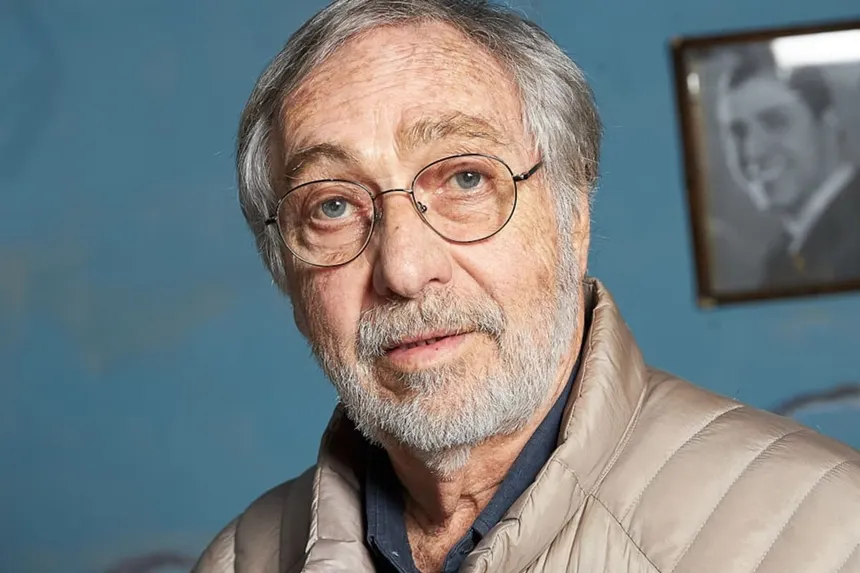
#> input picture images-figma/luis-brandoni.webp, 860 x 573 px, given in place of WhatsApp Image 2026-05-17 at 8.32.32 PM.jpeg, which was not available
$ python process-figma-images.py
#> lines starting #> are read from the running program, lines starting #| are printed output that depends on the picture; pictures that were not available may be replaced by others from this repository, and a replacement may not be noted
#> further down, logo is the input picture: PIL image 860x573 RGB; mean R, G, B 120.4, 126, 127.4
#!/usr/bin/env python3
"""Process Figma-exported images into clean app assets.
- Flood-fill background removal (from image borders, so enclosed regions survive)
- Badge sheet cropping (2x2 and 1x3 grids)
- Circular avatar masking
- Logo white->transparent
"""
from PIL import Image, ImageDraw, ImageFilter
from collections import deque
import os, sys

SRC = '/home/mint/Documentos/repositorios/figma/images-figma'
OUT = '/home/mint/Documentos/repositorios/figma/src/assets/img'
os.makedirs(OUT, exist_ok=True)

def dist2(a, b):
    return (a[0]-b[0])**2 + (a[1]-b[1])**2 + (a[2]-b[2])**2

def flood_transparent(im, key=None, tol=40, feather=True):
    """Remove the border-connected background (color ~key) -> alpha 0."""
#> called with key = (255, 255, 255), tol = 40, feather = True
    im = im.convert('RGBA')
    w, h = im.size
#> w = 860; h = 573
    px = im.load()
    if key is None:  # sample the 4 corners, use average
        cs = [px[0,0], px[w-1,0], px[0,h-1], px[w-1,h-1]]
        key = tuple(sum(c[i] for c in cs)//4 for i in range(3))
    tol2 = tol*tol
    seen = bytearray(w*h)
    q = deque()
    for x in range(w):
        for y in (0, h-1):
            if dist2(px[x,y], key) < tol2 and not seen[y*w+x]:
                seen[y*w+x] = 1; q.append((x,y))
    for y in range(h):
        for x in (0, w-1):
            if dist2(px[x,y], key) < tol2 and not seen[y*w+x]:
                seen[y*w+x] = 1; q.append((x,y))
    while q:
        x, y = q.popleft()
        px[x,y] = (0,0,0,0)
        for nx, ny in ((x+1,y),(x-1,y),(x,y+1),(x,y-1)):
            if 0 <= nx < w and 0 <= ny < h and not seen[ny*w+nx]:
                if dist2(px[nx,ny], key) < tol2:
                    seen[ny*w+nx] = 1; q.append((nx,ny))
    if feather:  # soften the cut edge slightly
        alpha = im.getchannel('A').filter(ImageFilter.GaussianBlur(0.8))
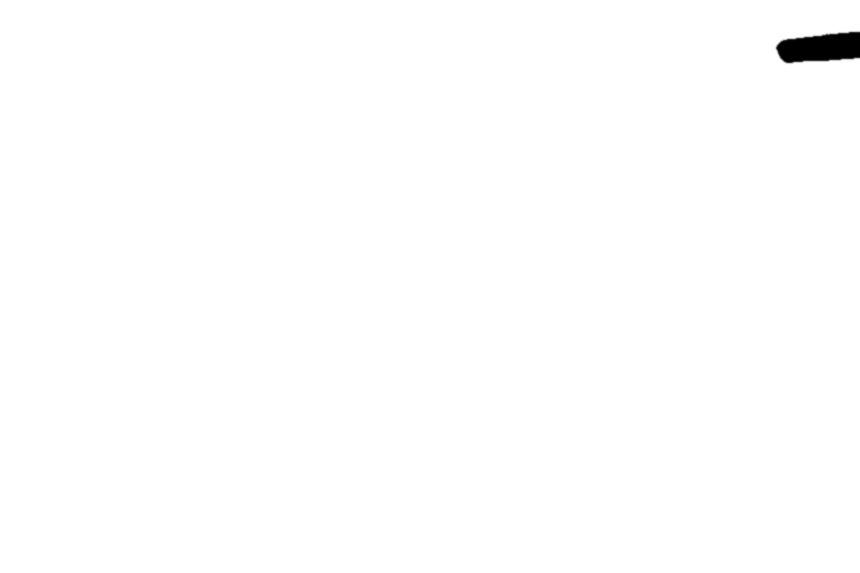
#> alpha: PIL image 860x573 L; min 0, max 255, mean 254
        im.putalpha(alpha)
    return im

def trim(im, pad=6):
#> called with pad = 6
    bbox = im.getchannel('A').getbbox()
#> bbox = (0, 0, 860, 573)
    if bbox:
        l, t, r, b = bbox
#> l = 0; t = 0; r = 860; b = 573
        w, h = im.size
#> w = 860; h = 573
        im = im.crop((max(0,l-pad), max(0,t-pad), min(w,r+pad), min(h,b+pad)))
    return im

def save_png(im, name, maxside=None):
#> called with name = 'logo-simple.png', maxside = 700
    if maxside and max(im.size) > maxside:
        im.thumbnail((maxside, maxside), Image.LANCZOS)
#> im: PIL image 700x466 RGBA
    im.save(os.path.join(OUT, name), 'PNG', optimize=True)
    print('wrote', name, im.size)
#| wrote logo-simple.png (700, 466)

def save_jpg(im, name, maxw=None, q=85):
    if maxw and im.width > maxw:
        im = im.resize((maxw, round(im.height*maxw/im.width)), Image.LANCZOS)
    im.convert('RGB').save(os.path.join(OUT, name), 'JPEG', quality=q, optimize=True)
    print('wrote', name, im.size)

def circle_avatar(path, name, size=256):
    im = Image.open(path).convert('RGB')
    w, h = im.size
    s = min(w, h)
    im = im.crop(((w-s)//2, (h-s)//2, (w+s)//2, (h+s)//2)).resize((size, size), Image.LANCZOS)
    mask = Image.new('L', (size*4, size*4), 0)
    ImageDraw.Draw(mask).ellipse((0, 0, size*4-1, size*4-1), fill=255)
    mask = mask.resize((size, size), Image.LANCZOS)
    out = im.convert('RGBA'); out.putalpha(mask)
    save_png(out, name)

# ---- 1. Logo: white -> transparent
logo = Image.open(f'{SRC}/Logo +Simple/WhatsApp Image 2026-05-17 at 8.32.32 PM.jpeg')
save_png(trim(flood_transparent(logo, key=(255,255,255), tol=40)), 'logo-simple.png', maxside=700)

# ---- 2. Mapa: keep photo, shrink
mapa = Image.open(f'{SRC}/Mapa de pantalla 1/WhatsApp Image 2026-05-17 at 9.06.47 PM.jpeg')
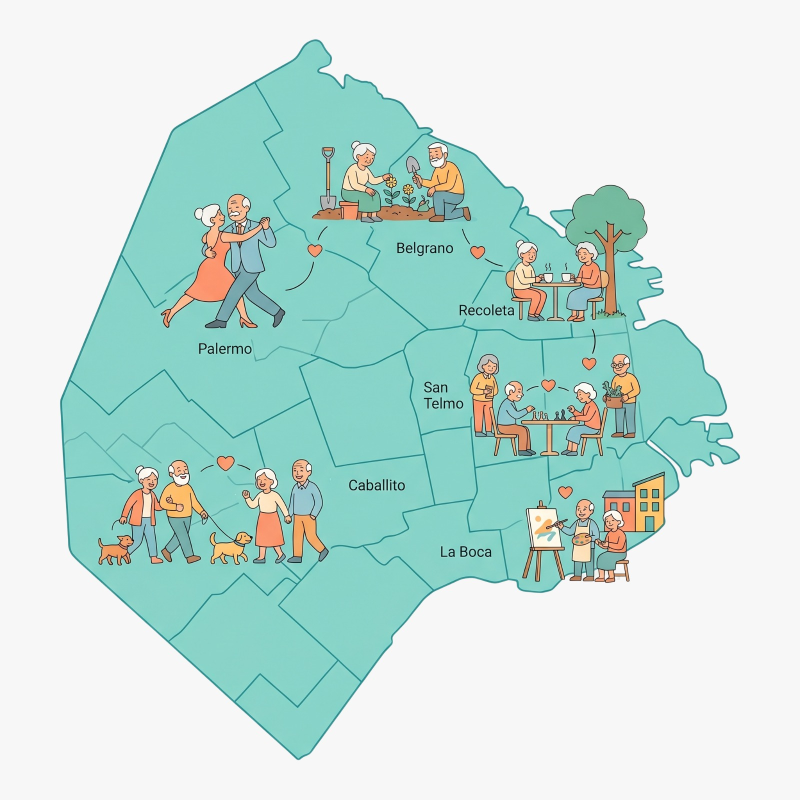
#> input picture images-figma/Mapa de pantalla 1/WhatsApp Image 2026-05-17 at 9.06.47 PM.jpeg, 1600 x 1600 px, found by its file name (shown at 1/2 size)
#> mapa is the input picture: PIL image 1600x1600 RGB; mean R, G, B 198.1, 225, 219.2
save_jpg(mapa, 'mapa-ba.jpg', maxw=1000)
#| wrote mapa-ba.jpg (1000, 1000)

# ---- 3. Home section photos
home = f'{SRC}/Fotos Secciones HOME '
save_jpg(Image.open(f'{home}/WhatsApp Image 2026-07-14 at 8.41.43 PM (1).jpeg'), 'home-empleo.jpg', maxw=640)
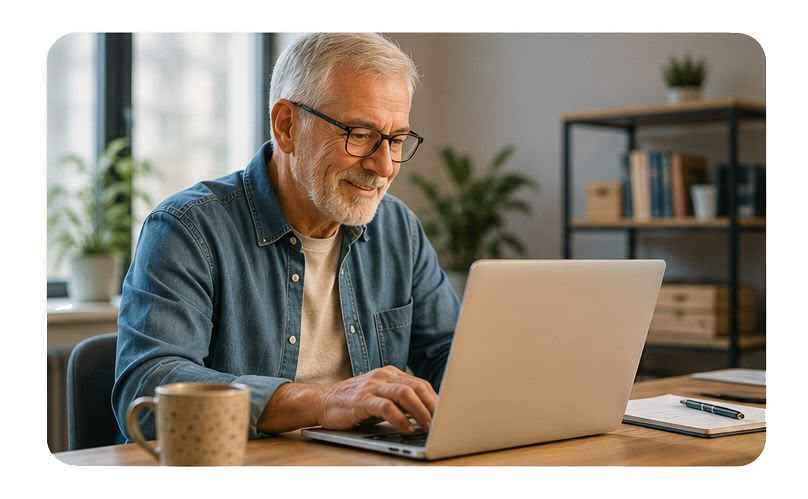
#> input picture images-figma/Fotos Secciones HOME /WhatsApp Image 2026-07-14 at 8.41.43 PM (1).jpeg, 808 x 499 px, found by its file name
#| wrote home-empleo.jpg (640, 395)
save_jpg(Image.open(f'{home}/WhatsApp Image 2026-07-14 at 8.41.43 PM (2).jpeg'), 'home-descuentos.jpg', maxw=640)
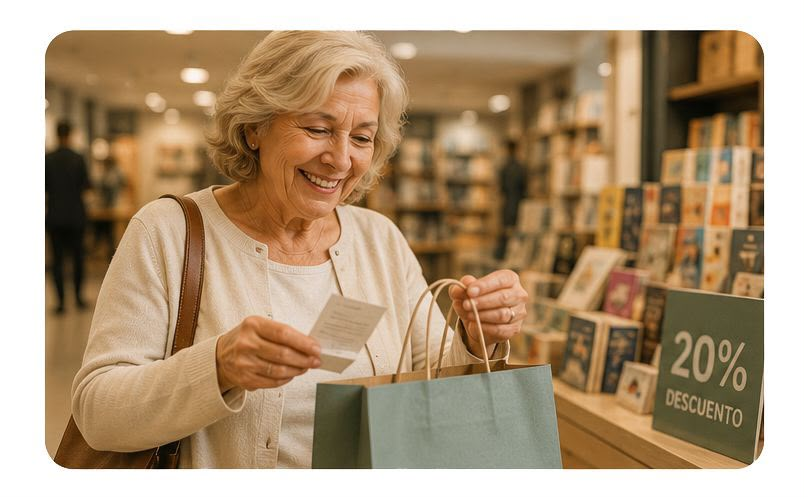
#> input picture images-figma/Fotos Secciones HOME /WhatsApp Image 2026-07-14 at 8.41.43 PM (2).jpeg, 808 x 499 px, found by its file name
#| wrote home-descuentos.jpg (640, 395)
save_jpg(Image.open(f'{home}/WhatsApp Image 2026-07-14 at 8.41.43 PM (3).jpeg'), 'home-foro.jpg', maxw=640)
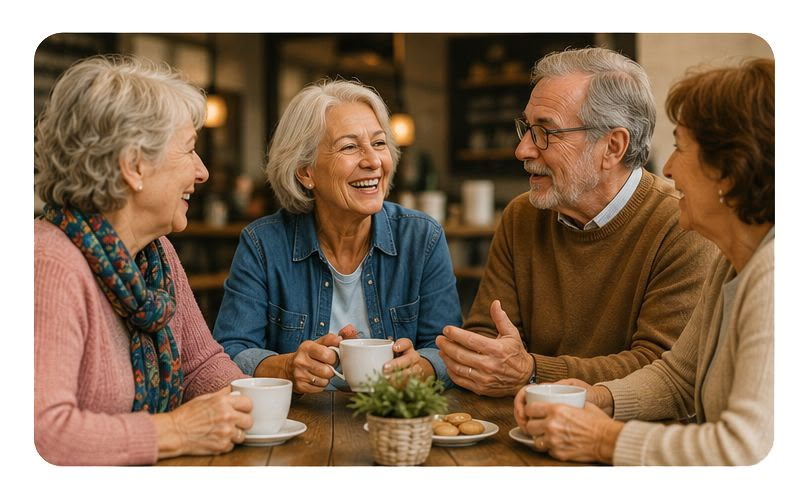
#> input picture images-figma/Fotos Secciones HOME /WhatsApp Image 2026-07-14 at 8.41.43 PM (3).jpeg, 808 x 499 px, found by its file name
#| wrote home-foro.jpg (640, 395)
#| wrote home-actividades.jpg (640, 395)
save_jpg(Image.open(f'{home}/WhatsApp Image 2026-07-14 at 8.41.43 PM (4).jpeg'), 'home-actividades.jpg', maxw=640)

# ---- 4. ARIEL: black bg -> transparent
ariel = Image.open(f'{SRC}/ICONO CHAT IA/WhatsApp Image 2026-07-14 at 8.46.01 PM.jpeg')
#> ariel is the input picture: PIL image 808x499 RGB; mean R, G, B 144.5, 122.5, 102.5
save_png(trim(flood_transparent(ariel, key=(0,0,0), tol=55)), 'ariel.png', maxside=512)
#> in flood_transparent (call 2), `alpha = im.getchannel('A').filter(ImageFilter.GaussianBlur(0.8))`: alpha: PIL image 808x499 L; every value is 255
#| wrote ariel.png (512, 316)

# ---- 5. Actividades badges (2x2 sheet, 1536x1024)
#> (the run stopped early here; a loop or call above may not have finished)
